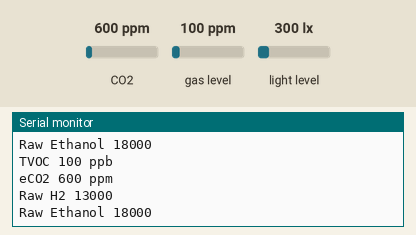
A sketch run on a simulated ESP32. Parts: the last lines printed to the serial monitor. Wiring (inferred from the names in the program): BH1750 light sensor at I2C address 0x23. Inputs (shaded band) come from the test bench; at power-on: CO2 600 ppm, gas level 100 ppm, light level 300 lx.

Above: at 2.1 s.
2.2 s: CO2 set to 452 ppm
At 3.3 s:
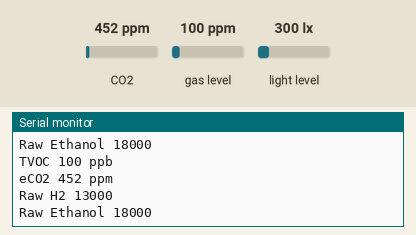
3.8 s: gas level set to 20 ppm
5.4 s: CO2 set to 1050 ppm
At 6.5 s:
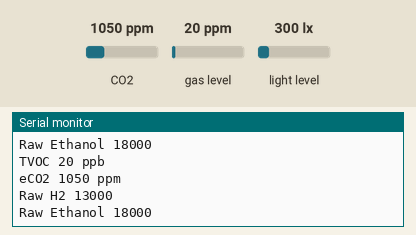
Timing chart, 0 to 8.4 s (numbered marks = the images above; inputs shaded):
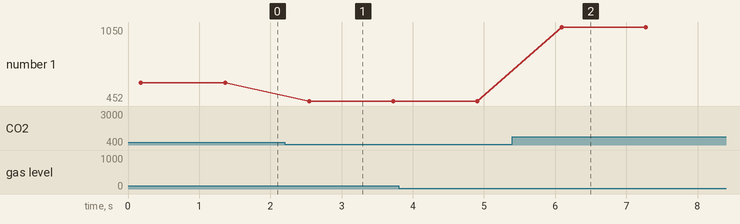

The sketch:

gas_sensor.ino
```cpp
#include <Wire.h>
#include "Adafruit_SGP30.h"
#include "DHT.h"

Adafruit_SGP30 sgp;


#define ADDRESS_BH1750FVI 0x23    //ADDR="L" for this module
#define ONE_TIME_H_RESOLUTION_MODE 0x20

byte highByte = 0;
byte lowByte = 0;
unsigned int sensorOut = 0;
unsigned int illuminance = 0;


void setup() {

  Wire.begin();
  Serial.begin(115200);
  while (!Serial) {delay(10);} // Wait for serial console to open!

  sgp.begin();
}


void loop() {
  Wire.beginTransmission(ADDRESS_BH1750FVI); //"notify" the matching device
  Wire.write(ONE_TIME_H_RESOLUTION_MODE);     //set operation mode
  Wire.endTransmission();

  delay(180);

  Wire.requestFrom(ADDRESS_BH1750FVI, 2); //ask Arduino to read back 2 bytes from the sensor
  highByte = Wire.read();  // get the high byte
  lowByte = Wire.read(); // get the low byte

  sensorOut = (highByte<<8)|lowByte;
  illuminance = sensorOut/1.2;


//  Serial.println("*C");

  sgp.IAQmeasure();
  //SGP30数据输出
  Serial.print("TVOC ");
  Serial.print(sgp.TVOC);

  Serial.println(" ppb\t");

  Serial.print("eCO2 ");
  Serial.print(sgp.eCO2);
  Serial.println(" ppm");

  sgp.IAQmeasureRaw();
  Serial.print("Raw H2 ");
  Serial.println(sgp.rawH2);

//  Serial.print(" \t");

  Serial.print("Raw Ethanol ");
  Serial.println(sgp.rawEthanol);
//  Serial.println("");


  delay(1000);
}
```

Measured:
- after the input at 2.2 s, the serial monitor: prints a new line after 0.35 s (image 1)
- after the input at 5.4 s, the serial monitor: prints a new line after 0.69 s (image 2)
- plotted number 1: 600 → 452 after the input at 2.2 s, 452 → 1050 after the input at 5.4 s
